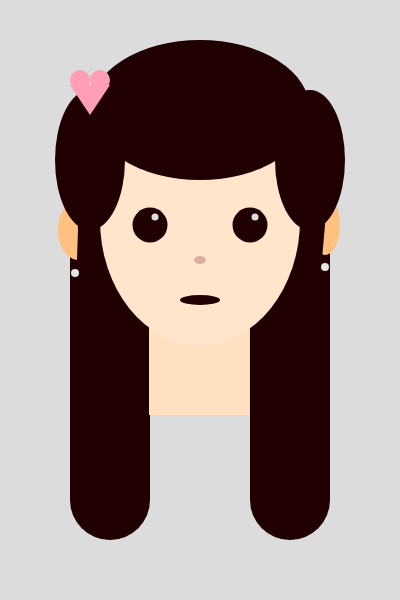
Frame 1 (no input)
Frame 60 (no input): identical to frame 1, image omitted
Frame 120 (the mouse pressed at the canvas centre since frame 60): identical to frame 1, image omitted

The p5.js sketch that drew this single still picture (run headless with seeded random() and noise() and a simulated clock; from frame 60 on, the mouse is pressed at the canvas centre):

// p5.js sketch
// ── sketch.js
function setup() {
  createCanvas(400, 600);
}

function draw() {
  background(220);

  noStroke();
  fill('#200000');

  rect(70, 200, 80, 300);   
  rect(250, 200, 80, 300);  

  ellipse(110, 500, 80, 80);
  ellipse(290, 500, 80, 80);

  ellipse(140, 185, 50, 10);
  ellipse(260, 185, 50, 10);

  fill('#FFE0C0');
  rect(149, 300, 100, 115);

  fill('#FFE5CC');
  ellipse(200, 220, 200, 250);   

  fill('#FFC080');
  arc(78, 230, 40, 60, radians(92), radians(268));
  arc(325, 225, 30, 60, radians(270), radians(95));

  fill('#200000');
  ellipse(150, 225, 35, 35);
  ellipse(250, 225, 35, 35);

  fill(220);
  circle(255, 217, 7);
  circle(155, 217, 7);

  fill('#200000');
  ellipse(200, 110, 220, 140);
  ellipse(90, 160, 70, 140);
  ellipse(310, 160, 70, 140);

  ellipse(140, 120, 50, 90);
  ellipse(180, 110, 50, 100);
  ellipse(220, 110, 50, 100);
  ellipse(260, 120, 50, 90);

  fill('#200000');
  ellipse(200, 300, 40, 10);

  fill('#FF9EB5');
  circle(80, 80, 20);
  circle(100, 80, 20);
  triangle(70, 85, 110, 85, 90, 115);

  fill('#DBAFA0');
  ellipse(200, 260, 12, 8);

  fill('#E5E5E5');
  ellipse(325, 267, 8, 8);  
  ellipse(75, 273, 8, 8);
}
